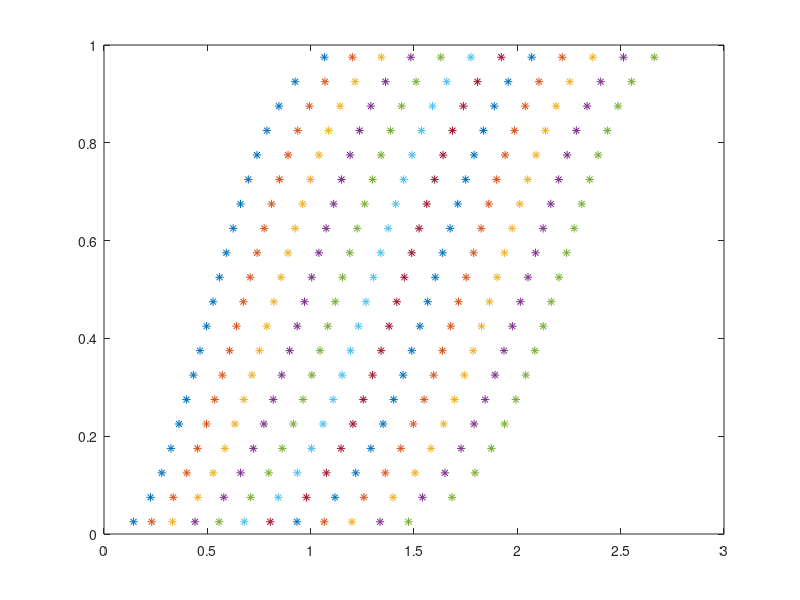

The MATLAB script that drew this image:
%Sampling 20 data points from probability distribution of turbulence considering IEC Ed. 4 NTM model (full distribution)
%example of Iref=0.1 is shown, Iref may change based on preference
clc;
clear;
% randnumbers=rand(12,20);
% randomcdf=zeros(12,20);
samplecdf=zeros(12,20);
Turb_wbl=zeros(12,20);
TI_wbl=zeros(12,20);

% for jj=1:200
% randomcdf(:,jj)=0.005*(jj-1)+(0.005)*randnumbers(:,jj);
% end

Iref=0.1;

for jj=1:20
samplecdf(:,jj)=0.05*(jj-1)+((0.05)/2);
end

for MWS=1:12
    v=(MWS+1)*2;
    k=0.27*v+1.4;
    scale=Iref*(0.75*v+3.3);

for kk=1:20
    Turb_wbl(MWS,kk)=icdf('Weibull',samplecdf(MWS,kk),scale,k);
    TI_wbl(MWS,kk)=Turb_wbl(MWS,kk)/v;
end
    plot(Turb_wbl(MWS,:),samplecdf(MWS,:),'*');
    hold on
end

% save('Turb_wbl_lowIref.mat','Turb_wbl');
% save('TI_wbl_lowIref.mat','TI_wbl');
